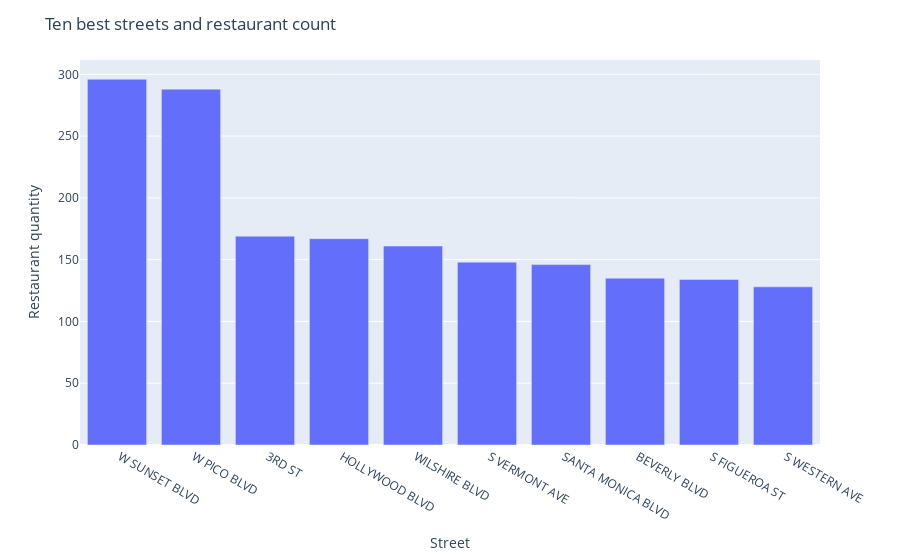

This figure's notebook cell:
### Code cell
fig = px.bar(ten_best_street, x='street', y='rest_quantity')
fig.update_layout(
    title_text="Ten best streets and restaurant count",
    xaxis_title_text='Street',
    yaxis_title_text="Restaurant quantity",
)
fig.show()

### Figure 1 — Plotly figure (JSON) as saved in the notebook; plotly's stock layout.template omitted (floating-point values rounded to 4 significant figures)
{"data": [{"alignmentgroup": "True", "hovertemplate": "street=%{x}<br>rest_quantity=%{y}<extra></extra>", "legendgroup": "", "marker": {"color": "#636efa", "pattern": {"shape": ""}}, "name": "", "offsetgroup": "", "orientation": "v", "showlegend": false, "textposition": "auto", "type": "bar", "x": [" W SUNSET BLVD", " W PICO BLVD", " 3RD ST", " HOLLYWOOD BLVD", " WILSHIRE BLVD", " S VERMONT AVE", " SANTA MONICA BLVD", " BEVERLY BLVD", " S FIGUEROA ST", " S WESTERN AVE"], "xaxis": "x", "y": [296, 288, 169, 167, 161, 148, 146, 135, 134, 128], "yaxis": "y"}], "layout": {"barmode": "relative", "legend": {"tracegroupgap": 0}, "margin": {"t": 60}, "title": {"text": "Ten best streets and restaurant count"}, "xaxis": {"anchor": "y", "domain": [0, 1], "title": {"text": "Street"}}, "yaxis": {"anchor": "x", "domain": [0, 1], "title": {"text": "Restaurant quantity"}}}}
